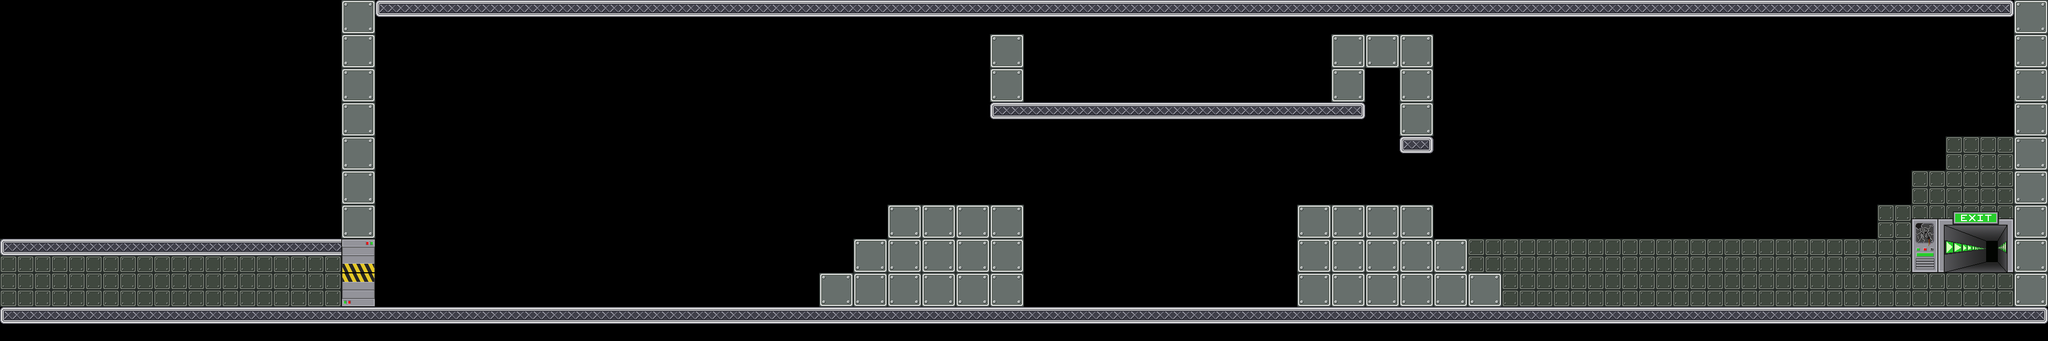

This is a level from a 2D game, rendered from its Tiled map with the project's own tilesets. A one-line summary and the map file follow, with tile-layer data summarised:
An orthogonal 60x10 tile map with 64x64 px tiles, 2 tile layers (foreground, front), 20 tilesets and 40 objects (3x Attractive).

<map version="1.0" orientation="orthogonal" width="60" height="10" tilewidth="64" tileheight="64">
 <tileset firstgid="1" name="mur" tilewidth="64" tileheight="64">
  <image source="data/mur.png" trans="ffffff" width="64" height="64" />
 </tileset>
 <tileset firstgid="2" name="sol" tilewidth="64" tileheight="64">
  <image source="data/sol.png" trans="ffffff" width="64" height="64" />
 </tileset>
 <tileset firstgid="3" name="alone" tilewidth="64" tileheight="64">
  <image source="data/alone.png" width="64" height="64" />
 </tileset>
 <tileset firstgid="4" name="left" tilewidth="64" tileheight="64">
  <image source="data/left.png" width="64" height="64" />
 </tileset>
 <tileset firstgid="5" name="mid" tilewidth="64" tileheight="64">
  <image source="data/mid.png" width="64" height="64" />
 </tileset>
 <tileset firstgid="6" name="right" tilewidth="64" tileheight="64">
  <image source="data/right.png" width="64" height="64" />
 </tileset>
 <tileset firstgid="7" name="portebas" tilewidth="64" tileheight="64">
  <image source="data/portebas.png" width="64" height="64" />
 </tileset>
 <tileset firstgid="8" name="portehaut" tilewidth="64" tileheight="64">
  <image source="data/portehaut.png" width="64" height="64" />
 </tileset>
 <tileset firstgid="9" name="fin" tilewidth="192" tileheight="128">
  <image source="data/fin.png" width="192" height="128" />
 </tileset>
 <tileset firstgid="10" name="citerne" tilewidth="418" tileheight="632">
  <tileoffset x="0" y="632" />
  <image source="data/citerne.png" width="418" height="632" />
 </tileset>
 <tileset firstgid="11" name="container1" tilewidth="610" tileheight="276">
  <tileoffset x="0" y="195" />
  <image source="data/container1.png" width="610" height="276" />
 </tileset>
 <tileset firstgid="12" name="container2" tilewidth="480" tileheight="330">
  <tileoffset x="0" y="280" />
  <image source="data/container2.png" width="480" height="330" />
 </tileset>
 <tileset firstgid="13" name="cable1" tilewidth="77" tileheight="372">
  <tileoffset x="0" y="372" />
  <image source="data/cable1.png" width="77" height="372" />
 </tileset>
 <tileset firstgid="14" name="passerelle1" tilewidth="198" tileheight="342">
  <tileoffset x="0" y="342" />
  <image source="data/passerelle1.png" width="198" height="342" />
 </tileset>
 <tileset firstgid="15" name="passerelle2" tilewidth="122" tileheight="599">
  <tileoffset x="0" y="599" />
  <image source="data/passerelle2.png" width="122" height="599" />
 </tileset>
 <tileset firstgid="16" name="cable2" tilewidth="46" tileheight="243">
  <tileoffset x="0" y="243" />
  <image source="data/cable2.png" width="46" height="243" />
 </tileset>
 <tileset firstgid="17" name="mur2" tilewidth="64" tileheight="64">
  <image source="data/mur2.png" width="64" height="64" />
 </tileset>
 <tileset firstgid="18" name="lamp1" tilewidth="64" tileheight="64">
  <image source="data/lamp1.png" width="64" height="64" />
 </tileset>
 <tileset firstgid="19" name="lamp2" tilewidth="64" tileheight="64">
  <image source="data/lamp2.png" width="64" height="64" />
 </tileset>
 <tileset firstgid="20" name="cable" tilewidth="64" tileheight="64">
  <image source="data/cable.png" width="64" height="64" />
 </tileset>
 <layer name="foreground" width="70" height="10">
  <data>[700 cells, 60 non-empty, 1 distinct tile ids]</data>
 </layer>
 <layer name="front" width="70" height="10">
  <data>[700 cells, 187 non-empty, 9 distinct tile ids]</data>
 </layer>
 <objectgroup color="#00ff00" name="wall" width="70" height="10">
  <object x="3776" y="0" width="64" height="576" />
  <object x="640" y="0" width="64" height="576" />
  <object x="1856" y="448" width="64" height="128" />
  <object x="2432" y="448" width="64" height="128" />
  <object x="1856" y="64" width="64" height="128" />
  <object x="2496" y="64" width="64" height="128" />
  <object x="2624" y="64" width="64" height="192" />
 </objectgroup>
 <objectgroup color="#0000ff" name="platform" width="70" height="10">
  <object x="640" y="576" width="3200" height="64" />
  <object x="704" y="0" width="3072" height="64" />
  <object x="2432" y="384" width="256" height="64" />
  <object x="2688" y="448" width="64" height="64" />
  <object x="2752" y="512" width="64" height="64" />
  <object x="1600" y="448" width="64" height="64" />
  <object x="1664" y="384" width="256" height="64" />
  <object x="1536" y="512" width="64" height="64" />
  <object x="1856" y="192" width="704" height="64" />
  <object x="2624" y="256" width="64" height="64" />
 </objectgroup>
 <objectgroup color="#ffffff" name="movable" width="70" height="10" />
 <objectgroup color="#ff6666" name="destroyable" width="70" height="10" />
 <objectgroup color="#800000" name="metalman" width="70" height="10">
  <object x="768" y="512" width="64" height="64">
   <properties>
    <property name="powers" value="Alu" />
   </properties>
  </object>
 </objectgroup>
 <objectgroup color="#800000" name="generator" width="70" height="10">
  <object type="Attractive" x="1920" y="128" width="64" height="64">
   <properties>
    <property name="id" value="2" />
   </properties>
  </object>
  <object type="Attractive" x="2240" y="128" width="64" height="64">
   <properties>
    <property name="enabled" value="true" />
    <property name="id" value="2" />
   </properties>
  </object>
  <object type="Attractive" x="2560" y="128" width="64" height="64">
   <properties>
    <property name="enabled" value="true" />
    <property name="id" value="2" />
   </properties>
  </object>
 </objectgroup>
 <objectgroup color="#66ccff" name="switch" width="70" height="10">
  <object x="1728" y="320" width="64" height="64">
   <properties>
    <property name="id" value="2" />
   </properties>
  </object>
  <object x="2560" y="192" width="64" height="64">
   <properties>
    <property name="enabled" value="true" />
    <property name="id" value="2" />
   </properties>
  </object>
 </objectgroup>
 <objectgroup color="#e6e6e6" name="metal" width="70" height="10" />
 <objectgroup color="#333333" name="gate" width="70" height="10" />
 <objectgroup color="#004080" name="acid" width="70" height="10">
  <object x="2176" y="512" width="64" height="64">
   <properties>
    <property name="type" value="bm" />
   </properties>
  </object>
  <object x="2304" y="512" width="64" height="64">
   <properties>
    <property name="type" value="bm" />
   </properties>
  </object>
  <object x="2048" y="512" width="64" height="64">
   <properties>
    <property name="type" value="bm" />
   </properties>
  </object>
  <object x="2048" y="448" width="64" height="64">
   <properties>
    <property name="type" value="hm" />
   </properties>
  </object>
  <object x="2112" y="512" width="64" height="64">
   <properties>
    <property name="type" value="bm" />
   </properties>
  </object>
  <object x="2176" y="448" width="64" height="64">
   <properties>
    <property name="type" value="hm" />
   </properties>
  </object>
  <object x="1920" y="512" width="64" height="64">
   <properties>
    <property name="type" value="bg" />
   </properties>
  </object>
  <object x="2368" y="512" width="64" height="64">
   <properties>
    <property name="type" value="bd" />
   </properties>
  </object>
  <object x="2240" y="448" width="64" height="64">
   <properties>
    <property name="type" value="hm" />
   </properties>
  </object>
  <object x="1984" y="512" width="64" height="64">
   <properties>
    <property name="type" value="bm" />
   </properties>
  </object>
  </objectgroup>
 <objectgroup color="#ffff00" name="arc" width="70" height="10" />
 <objectgroup color="#ffff00" name="levelend" width="70" height="10">
  <!-- 1 objects omitted --></objectgroup>
 <objectgroup color="#800080" name="gateswitch" width="70" height="10" />
 <objectgroup name="lamps" width="70" height="10" />
</map>
<!-- 7 of 40 objects omitted -->
